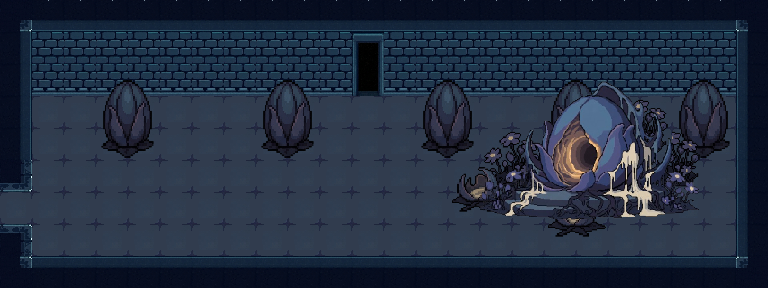

This is a level from a 2D game, rendered from its Tiled map with the project's own tilesets. A one-line summary and the complete map file follow:
An orthogonal 24x9 tile map with 32x32 px tiles, 7 tile layers (Wall, Floor, Cocoon2, Cocoon1, ...) and 24 objects (2x corridor.tmx, 2x wax_pumb.tmx).

<map version="1.10" tiledversion="1.12.1" orientation="orthogonal" renderorder="right-down" width="24" height="9" tilewidth="32" tileheight="32" infinite="0" nextlayerid="19" nextobjectid="83">
 <tileset firstgid="1" source="wallfloor.tsx" />
 <layer id="1" name="Wall" width="24" height="9" locked="1">
  <data encoding="csv">
66,102,102,102,102,102,102,102,102,102,102,102,102,102,102,102,102,102,102,102,102,102,102,86,
103,63,63,63,63,63,63,63,63,63,63,65,63,63,63,63,63,63,63,63,63,63,63,83,
103,64,64,64,64,64,64,64,64,64,64,85,64,64,64,64,64,64,64,64,64,64,64,83,
103,0,0,0,0,0,0,0,0,0,0,0,0,0,0,0,0,234,233,234,240,240,240,83,
103,0,0,0,0,0,0,0,0,0,0,0,0,0,0,0,0,254,253,254,194,240,240,83,
104,0,0,0,0,0,0,0,0,0,0,0,0,0,0,0,273,0,273,0,240,240,240,83,
0,0,0,0,0,0,0,0,0,0,0,0,0,0,0,0,0,0,0,0,0,0,0,83,
84,0,0,0,0,0,0,0,0,0,0,0,0,0,0,0,0,0,0,0,0,0,0,83,
105,82,82,82,82,82,82,82,82,82,82,82,82,82,82,82,82,82,82,82,82,82,82,106
</data>
 </layer>
 <layer id="2" name="Floor" width="24" height="9" locked="1">
  <data encoding="csv">
0,0,0,0,0,0,0,0,0,0,0,0,0,0,0,0,0,0,0,0,0,0,0,0,
0,0,0,0,0,0,0,0,0,0,0,0,0,0,0,0,0,0,0,0,0,0,0,0,
0,0,0,0,0,0,0,0,0,0,0,0,0,0,0,0,0,0,0,0,0,0,0,0,
0,41,41,41,41,41,41,41,41,41,41,41,41,41,41,41,41,41,41,41,41,41,41,0,
0,41,41,41,41,41,41,41,41,41,41,41,41,41,41,41,41,41,41,41,41,41,41,0,
0,41,41,41,41,41,41,41,41,41,41,41,41,41,41,41,41,41,41,41,41,41,41,0,
41,41,41,41,41,41,41,41,41,41,41,41,41,41,41,41,41,41,41,41,41,41,41,0,
0,41,41,41,41,41,41,41,41,41,41,41,41,41,41,41,41,41,41,41,41,41,41,0,
0,0,0,0,0,0,0,0,0,0,0,0,0,0,0,0,0,0,0,0,0,0,0,0
</data>
 </layer>
 <objectgroup id="8" name="Corridor_Chamber" locked="1">
  <object id="27" name="corridor.tmx" x="0" y="192" width="32" height="32" />
 </objectgroup>
 <objectgroup id="10" name="Wax_Chamber" locked="1">
  <object id="31" name="wax_pumb.tmx" x="352" y="64" width="32" height="32" />
 </objectgroup>
 <objectgroup id="9" name="SpawnPoints" locked="1">
  <object id="29" name="corridor.tmx" x="14" y="213">
   <point />
  </object>
  <object id="30" name="wax_pumb.tmx" x="364" y="88">
   <point />
  </object>
 </objectgroup>
 <layer id="13" name="Cocoon2" width="24" height="9" locked="1">
  <data encoding="csv">
0,0,0,0,0,0,0,0,0,0,0,0,0,0,0,0,0,0,0,0,0,0,0,0,
0,0,0,0,0,0,0,0,0,0,0,0,0,0,0,0,0,0,0,0,0,0,0,0,
0,0,198,117,118,198,0,0,117,118,0,0,0,117,118,0,0,0,0,0,0,0,0,0,
0,0,198,137,138,198,198,0,137,138,0,0,0,137,138,0,0,0,0,0,0,0,0,0,
0,0,198,157,158,198,198,0,157,158,0,0,0,157,158,246,0,0,0,0,0,0,0,0,
0,0,0,198,198,0,198,0,0,0,0,0,246,0,0,0,0,0,0,0,0,0,0,0,
0,0,0,0,0,0,0,0,0,0,0,0,0,0,0,0,0,0,0,0,0,0,0,0,
0,0,0,0,0,0,0,0,0,0,0,0,0,0,0,0,0,0,0,0,0,0,0,0,
0,0,0,0,0,0,0,0,0,0,0,0,0,0,0,0,0,0,0,0,0,0,0,0
</data>
 </layer>
 <layer id="15" name="Cocoon1" width="24" height="9" locked="1">
  <data encoding="csv">
0,0,0,0,0,0,0,0,0,0,0,0,0,0,0,0,0,0,0,0,0,0,0,0,
0,0,0,0,0,0,0,0,0,0,0,0,0,0,0,0,0,0,0,0,0,0,0,0,
0,0,0,0,0,198,0,0,0,0,0,0,0,0,0,0,0,117,118,0,0,117,118,0,
0,0,0,0,0,198,198,0,0,0,0,0,0,0,0,0,0,137,138,0,0,137,138,0,
0,0,0,0,0,0,198,0,0,0,0,0,0,0,0,0,0,157,158,0,0,157,158,0,
0,0,0,0,0,0,0,0,0,0,0,0,0,0,0,0,0,0,0,0,0,0,0,0,
0,0,0,0,0,0,0,0,0,0,0,0,0,0,0,0,0,0,0,0,0,0,0,0,
0,0,0,0,0,0,0,0,0,0,0,0,0,0,0,0,0,0,0,0,0,0,0,0,
0,0,0,0,0,0,0,0,0,0,0,0,0,0,0,0,0,0,0,0,0,0,0,0
</data>
 </layer>
 <objectgroup id="16" name="Cocoon_Collision" locked="1">
  <object id="67" x="107" y="127" width="41" height="22">
   <capsule />
  </object>
  <object id="68" x="268" y="128" width="42" height="22">
   <capsule />
  </object>
  <object id="69" x="427" y="130" width="41" height="23">
   <capsule />
  </object>
  <object id="70" x="556" y="127" width="42" height="23">
   <capsule />
  </object>
  <object id="71" x="681" y="127" width="46" height="24">
   <capsule />
  </object>
 </objectgroup>
 <layer id="11" name="Decorate2" width="24" height="9" locked="1">
  <data encoding="csv">
0,0,0,0,0,0,0,0,0,0,0,0,0,0,0,0,0,0,0,0,0,0,0,0,
0,0,0,0,0,0,0,0,0,0,0,0,0,0,0,0,0,0,0,0,0,0,0,0,
0,0,0,0,0,0,0,0,0,0,0,0,0,0,0,0,0,176,176,176,176,176,0,0,
0,0,0,0,0,0,0,0,0,0,0,0,0,0,0,0,176,176,176,194,195,176,176,0,
0,0,0,0,0,0,0,0,0,0,0,0,0,0,0,194,195,0,0,214,215,195,176,0,
0,0,0,0,0,0,0,0,0,0,0,0,0,0,0,214,215,211,211,211,214,215,211,0,
0,0,0,0,0,0,0,0,0,0,0,0,0,0,0,0,0,211,211,211,211,211,211,0,
0,0,0,0,0,0,0,0,0,0,0,0,0,0,0,0,0,0,0,0,0,0,0,0,
0,0,0,0,0,0,0,0,0,0,0,0,0,0,0,0,0,0,0,0,0,0,0,0
</data>
 </layer>
 <layer id="12" name="Decorate1" width="24" height="9" locked="1">
  <data encoding="csv">
0,0,0,0,0,0,0,0,0,0,0,0,0,0,0,0,0,0,0,0,0,0,0,0,
0,0,0,0,0,0,0,0,0,0,0,0,0,0,0,0,0,0,0,0,0,0,0,0,
0,0,0,0,0,0,0,0,0,0,0,0,0,0,0,0,0,0,0,0,0,0,0,0,
0,0,0,0,0,0,0,0,0,0,0,0,0,0,0,0,0,0,0,0,0,0,0,0,
0,0,0,0,0,0,0,0,0,0,0,0,0,0,0,0,0,0,0,0,0,0,0,0,
0,0,0,0,0,0,0,0,0,0,0,0,0,0,192,193,0,0,0,0,0,0,0,0,
0,0,0,0,0,0,0,0,0,0,0,0,0,0,212,213,0,232,233,0,0,0,0,0,
0,0,0,0,0,0,0,0,0,0,0,0,0,0,0,0,0,252,253,0,0,0,0,0,
0,0,0,0,0,0,0,0,0,0,0,0,0,0,0,0,0,0,0,0,0,0,0,0
</data>
 </layer>
 <objectgroup id="17" name="Decorate_Collision" locked="1">
  <object id="72" x="623" y="136" width="36" height="16">
   <capsule />
  </object>
  <object id="73" x="653" y="170" width="38" height="15">
   <capsule />
  </object>
  <object id="74" x="557" y="217" width="37" height="16">
   <capsule />
  </object>
  <object id="75" x="461" y="190" width="37" height="16">
   <capsule />
  </object>
  <object id="76" x="498" y="167" width="36" height="18">
   <capsule />
  </object>
 </objectgroup>
 <layer id="3" name="Cocoon_Throne" width="24" height="9" locked="1">
  <data encoding="csv">
0,0,0,0,0,0,0,0,0,0,0,0,0,0,0,0,0,0,0,0,0,0,0,0,
0,0,0,0,0,0,0,0,0,0,0,0,0,0,0,0,0,0,0,0,0,0,0,0,
0,0,0,0,0,0,0,0,0,0,0,0,0,0,0,0,0,0,217,218,0,0,0,0,
0,0,0,0,0,0,0,0,0,0,0,0,0,0,0,0,0,236,237,238,239,0,0,0,
0,0,0,0,0,0,0,0,0,0,0,0,0,0,0,0,255,256,257,258,259,0,0,0,
0,0,0,0,0,0,0,0,0,0,0,0,0,0,0,274,275,276,277,278,279,280,176,0,
0,0,0,0,0,0,0,0,0,0,0,0,0,0,292,294,295,296,297,298,299,300,0,0,
0,0,0,0,0,0,0,0,0,0,0,0,0,0,0,0,0,0,0,0,0,0,0,0,
0,0,0,0,0,0,0,0,0,0,0,0,0,0,0,0,0,0,0,0,0,0,0,0
</data>
 </layer>
 <objectgroup id="18" name="Cocoon_Throne_Collision" locked="1">
  <object id="77" x="597" y="181" width="86" height="33">
   <capsule />
  </object>
  <object id="79" x="486" y="189" width="33" height="21">
   <capsule />
  </object>
 </objectgroup>
 <objectgroup id="4" name="Wall_Collision" locked="1">
  <object id="1" x="384" y="64" width="352" height="32" />
  <object id="2" x="32" y="64" width="320.756" height="31.5406" />
  <object id="5" x="736" y="64" width="12" height="204" />
  <object id="6" x="32" y="256" width="704" height="12" />
  <object id="14" x="0" y="224" width="32" height="44" />
  <object id="80" x="0" y="64" width="32" height="128" />
  <object id="81" x="0" y="192" width="3" height="32" />
  <object id="82" x="352" y="64" width="32" height="3" />
 </objectgroup>
</map>
